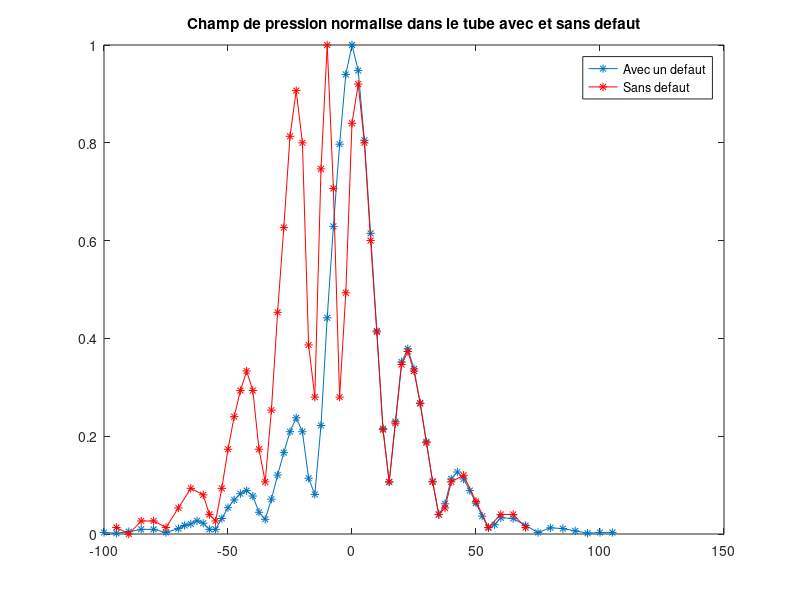
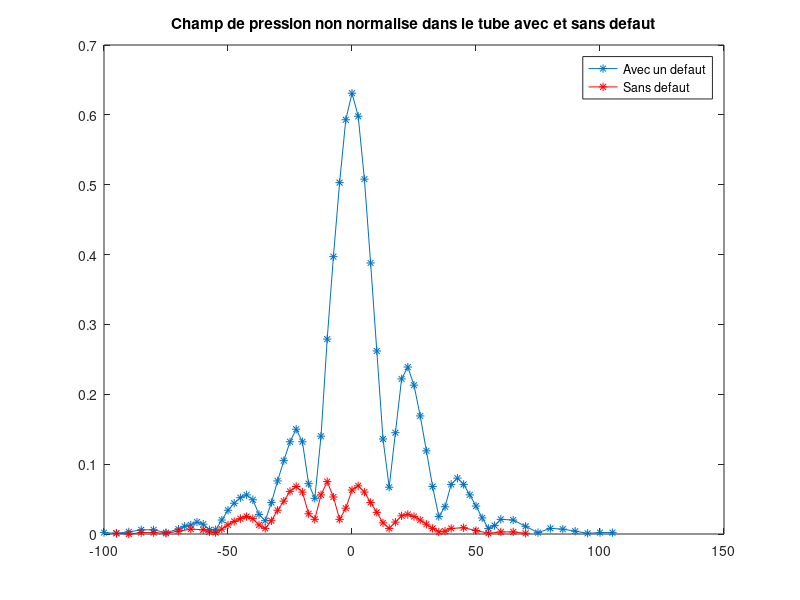

MATLAB code to generate these figures, in order:
% Script de traitement des mesures du 05 mai  

%11 résonateurs (5 de part et d'autre du défaut) 
%source HP à -10cm.
%Fréquence d'excitation f=381 Hz
% Le zero se trouve sur la position du défaut
%----------------------------------------------------------------------

clear all; close all;clc;


defect_p=load('with_defect__positive.txt'); 
defect_n=load('with_defect__negative.txt');
defect = [flipud(defect_n); defect_p];            % reconstruction des données

nodefect_p=load('no_defect__positive.txt');
nodefect_n=load('no_defect__negative.txt');
nodefect = [flipud(nodefect_n); nodefect_p];


distance_defect = defect(:,1);
Amp_defect = defect(:,2);

distance_nodefect = nodefect(:,1);
Amp_nodefect = nodefect(:,2);

%-----------------------------------------------------------------------
% Affichage des courbes

figure(1)
plot(distance_defect,Amp_defect./max(Amp_defect),'*-');
hold on
plot(distance_nodefect,Amp_nodefect./max(Amp_nodefect),'r*-');
legend('Avec un defaut','Sans defaut');
title('Champ de pression normalise dans le tube avec et sans defaut');


figure(2)
plot(distance_defect,Amp_defect,'*-');
hold on
plot(distance_nodefect,Amp_nodefect,'r*-');
legend('Avec un defaut','Sans defaut');
title('Champ de pression non normalise dans le tube avec et sans defaut');
